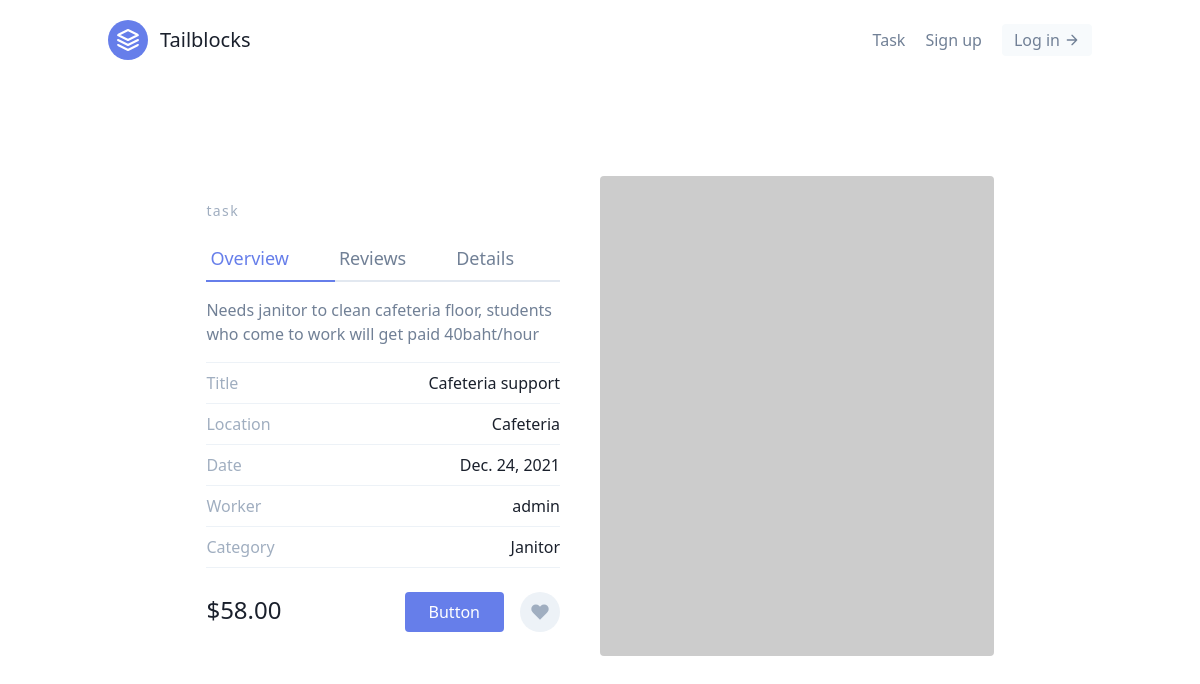
The page /tasks/6/ on the database its author committed.
### tasks/models.py (models this page shows, shortened)
class Task(models.Model):
    LOCATION_CHOICES = (
        ('Elizah Hall', 'Elizah Hall'),
        ('Solomon Hall', 'Solomon Hall'),
        ('Eve Hall', 'Eve Hall'),
        ('Sarah Hall', 'Sarah Hall'),
        ('Esther Hall', 'Esther Hall'),
        ('Ruth Hall', 'Ruth Hall'),
        ('Guest House', 'Guest House'),
        ('Library', 'Library'),
        ('Cafeteria', 'Cafeteria'),
        ('IT Building', 'IT Building'),
        ('Admin Building', 'Admin Building'),
        ('Science Building', 'Science Building'),
        ('Hope Channel', 'Hope Channel'),
        ('Church', 'Church')
        )
    CATEGORY_CHOICES = (
        ('Assistant', 'Assistant'),
        ('Monitor', 'Monitor'),
        ('Janitor', 'Janitor'),
        ('Supervisor', 'Supervisor'),
        ('Video Editor', 'Video Editor'),
        ('Chaplain', 'Chaplain')
    )
    date_added = models.DateTimeField(auto_now_add=True)
    title = models.CharField(max_length=100)
    on_date = models.DateField(null=True)
    location = models.CharField(choices=LOCATION_CHOICES, max_length=100)
    category = models.CharField(choices=CATEGORY_CHOICES, max_length=50)
    description = models.TextField(null=True, blank=True)
    worker = models.ForeignKey('Worker', on_delete=CASCADE)

class Worker(models.Model):
    user = models.OneToOneField(User, on_delete=CASCADE)
    job_title = models.CharField(max_length=100, blank=True)
    def __str__(self):
        return self.user.username

class User(AbstractUser):
    pass

### tasks/views.py (the view)
# urls.py: path('<int:pk>/', TaskDetailView.as_view(), name='task-detail'),
class TaskDetailView(DetailView):
    template_name = 'tasks/task_detail.html'
    queryset = Task.objects.all()
    context_object_name = 'task'

### tasks/templates/tasks/task_detail.html (shortened to what this page needs)
{% extends 'base.html' %} {% block content %}
<section class="text-gray-600 body-font overflow-hidden">
  <div class="container px-5 py-24 mx-auto">
    <div class="lg:w-4/5 mx-auto flex flex-wrap">
      <div class="lg:w-1/2 w-full lg:pr-10 lg:py-6 mb-6 lg:mb-0">
        <h2 class="text-sm title-font text-gray-500 tracking-widest">task</h2>
        <div class="flex mb-4">
          <a href="{% url 'tasks:task-detail' task.pk %}" class="flex-grow text-indigo-500 border-b-2 border-indigo-500 py-2 text-lg px-1">Overview</a>
        <a class="flex-grow border-b-2 border-gray-300 py-2 text-lg px-1">Reviews</a>
        <a href="{% url 'tasks:task-update' task.pk %}" class="flex-grow border-b-2 border-gray-300 py-2 text-lg px-1">Details</a>
        </div>
        <p class="tasking-relaxed mb-4">{{ task.description }}</p>
        <div class="flex border-t border-gray-200 py-2">
          <span class="text-gray-500">Title</span>
          <span class="ml-auto text-gray-900">{{ task.title }}</span>
        </div>
        <div class="flex border-t border-gray-200 py-2">
          <span class="text-gray-500">Location</span>
          <span class="ml-auto text-gray-900">{{ task.location }}</span>
        </div>
        <div class="flex border-t border-gray-200 py-2">
          <span class="text-gray-500">Date</span>
          <span class="ml-auto text-gray-900">{{ task.on_date }}</span>
        </div>
        <div class="flex border-t border-gray-200 py-2">
          <span class="text-gray-500">Worker</span>
          <span class="ml-auto text-gray-900">{{ task.worker }}</span>
        </div>
        <div class="flex border-t border-b mb-6 border-gray-200 py-2">
          <span class="text-gray-500">Category</span>
          <span class="ml-auto text-gray-900">{{ task.category }}</span>
        </div>
        <div class="flex">
          <span class="title-font font-medium text-2xl text-gray-900">$58.00</span>
          <button class="flex ml-auto text-white bg-indigo-500 border-0 py-2 px-6 focus:outline-none hover:bg-indigo-600 rounded">Button</button>
          <button class="rounded-full w-10 h-10 bg-gray-200 p-0 border-0 inline-flex items-center justify-center text-gray-500 ml-4">
            <svg fill="currentColor" stroke-linecap="round" stroke-linejoin="round" stroke-width="2" class="w-5 h-5" viewBox="0 0 24 24">
              <path d="M20.84 4.61a5.5 5.5 0 00-7.78 0L12 5.67l-1.06-1.06a5.5 5.5 0 00-7.78 7.78l1.06 1.06L12 21.23l7.78-7.78 1.06-1.06a5.5 5.5 0 000-7.78z"></path>
            </svg>
          </button>
        </div>
      </div>
      <img alt="ecommerce" class="lg:w-1/2 w-full lg:h-auto h-64 object-cover object-center rounded" src="https://dummyimage.com/400x400">
    </div>
  </div>
</section>
{% endblock content %}

### rows shown on the page
Task: description "Needs janitor to clean cafeteria floor, students who come to work will get paid 40baht/hour", title "Cafeteria support", location "Cafeteria", on_date "Dec. 24, 2021", worker "admin", category "Janitor"
